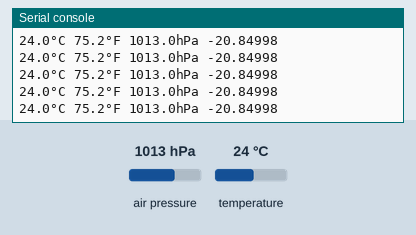
This program was run on a simulated Raspberry Pi Pico running MicroPython. Parts: the last lines printed to the serial console. The inputs (shaded band) are chosen by the test bench; at power-on: air pressure 1013 hPa, temperature 24 °C.

Above: at 1.2 s.
1.3 s: air pressure set to 952 hPa
At 1.32 s:
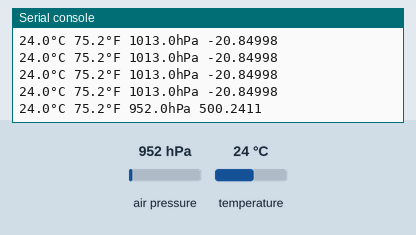
2.8 s: temperature set to 12 °C
At 2.84 s:
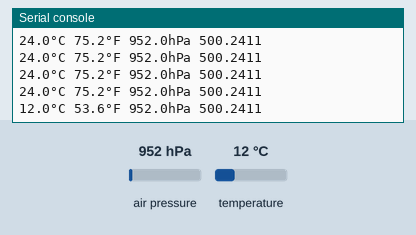
4.3 s: air pressure set to 975 hPa
At 4.36 s:
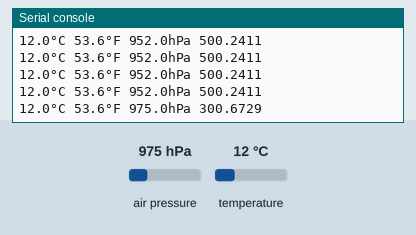
Timing chart, 0 to 7.3 s (numbered marks = the images above; inputs shaded):
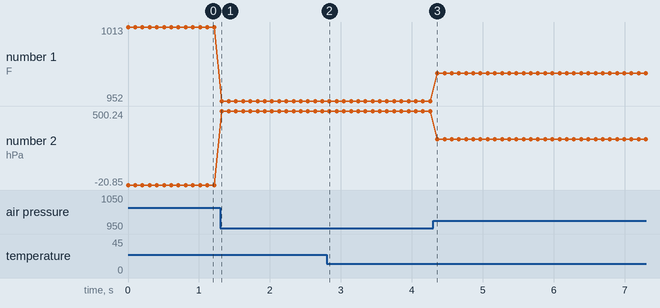

The program:

pico_bmp180_read.py
```python
# Reads temperature, pressure, and altitude from a BMP180 over I2C on a Pico W, converts temperature to Fahrenheit, and prints the values in a loop.
#
# Full tutorial: https://shillehtek.com/blogs/news/pico-w-bmp180-pressure-temperature-altitude
# Parts used: https://shillehtek.com/products/shillehtek-bmp180-pre-soldered
#             https://shillehtek.com/products/shillehtek-120pcs-multicolored-dupont-wire
#             https://shillehtek.com/products/shillehtek-120pcs-10cm-multicolored-jumper-wire
# More examples: https://github.com/shillehbean/shillehtek-examples
#

from machine import Pin, I2C
from bmp085 import BMP180
import time

i2c = I2C(0, sda=Pin(0), scl=Pin(1), freq=40000)

bmp = BMP180(i2c)
bmp.oversample = 2
bmp.sealevel = 1010.5

while True:
    tempC = bmp.temperature  # get the temperature in degree celsius
    pres_hPa = bmp.pressure  # get the pressure in hpa
    altitude = bmp.altitude  # get the altitude
    temp_f = (tempC * (9/5) + 32)  # convert the temperature value in fahrenheit
    print(str(tempC) + "°C " + str(temp_f) + "°F " + str(pres_hPa) + "hPa " + str(altitude))
    time.sleep_ms(100)  # delay of 100 milliseconds
```

Measured:
- after the input at 1.3 s, the serial console: prints a new line at once (image 1)
- after the input at 2.8 s, the serial console: prints a new line at once (image 2)
- after the input at 4.3 s, the serial console: prints a new line after 0.06 s (image 3)
- plotted number 1: 1013 → 952 after the input at 1.3 s, 952 → 975 after the input at 4.3 s
- plotted number 2: -20.85 → 500.24 after the input at 1.3 s, 500.24 → 300.67 after the input at 4.3 s
